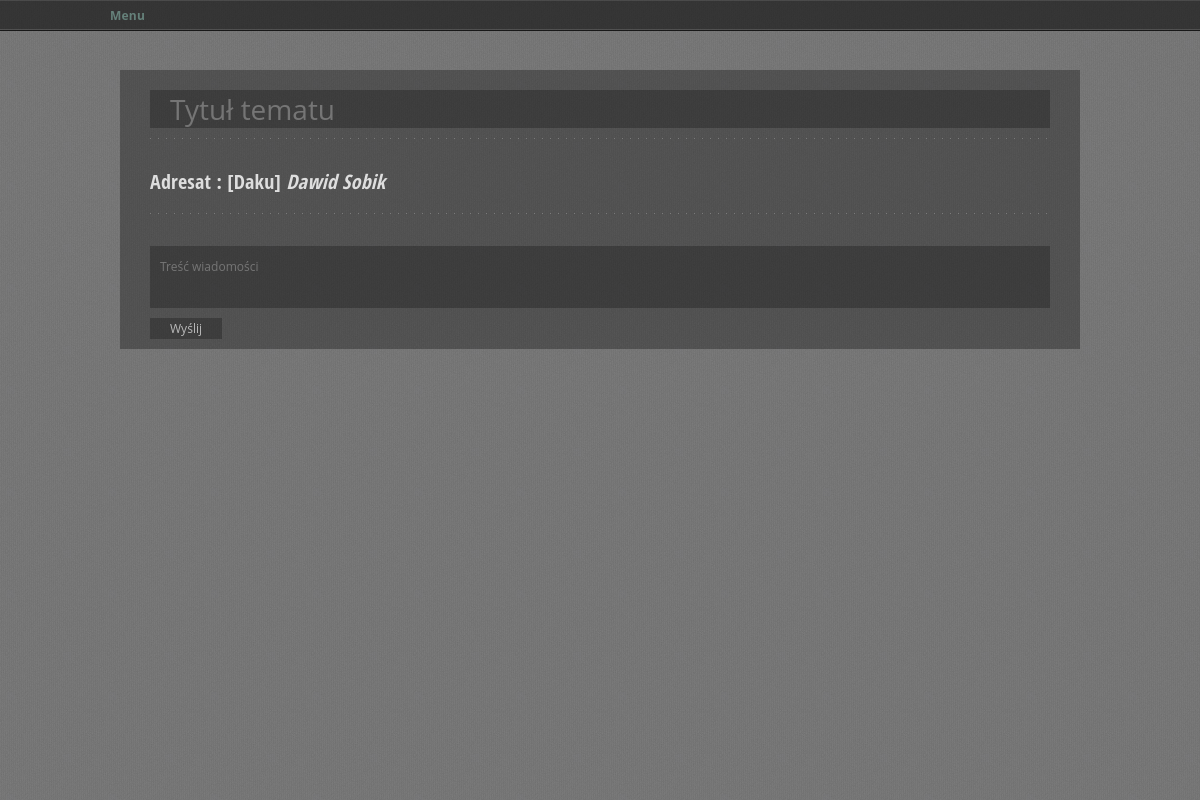
Screenshot of /private_html/index.php?id=temat&strona=napisz&uid=1 (signed in) with the database file from the repository.
### tables this page shows
CREATE TABLE IF NOT EXISTS `users` (
  `id` int(11) NOT NULL AUTO_INCREMENT,
  `username` varchar(255) NOT NULL DEFAULT '0',
  `password` varchar(255) NOT NULL DEFAULT '0',
  `email` text,
  `privilige` int(11) NOT NULL DEFAULT '2',
  `firmy` text,
  `imie` text NOT NULL,
  `nazwisko` text NOT NULL,
  `active` int(11) DEFAULT '1',
  PRIMARY KEY (`id`),
  UNIQUE KEY `id` (`id`)
);

### private_html/funkcje/db_connect.php (called while the page is built, shortened)
<?
class Db {
    protected static $connection;
    public function connect() {
        if(!isset(self::$connection)) {
			$path = __DIR__."/../../config.ini";
            $config = parse_ini_file($path);
            if($database == '')
				self::$connection = new mysqli('localhost',$config['username'],$config['password'],$config['dbname']);
			else
				self::$connection = new mysqli('localhost',$config['username'],$config['password'],$database);
			self::$connection->set_charset("utf8");
        }
        return self::$connection;
    }
    public function query($query) {
        $connection = $this -> connect();
        $result = $connection -> query($query);
        return $result;
    }
}
?>

### private_html/temat/napisz.php (the view, shortened to what this page needs)
<?
	$db = new Db();
	$db->connect();
	$id = $_GET['uid'];
	$query = 	"SELECT imie, nazwisko, username FROM users where id = '$id'";
	$result = $db->query($query);
	while($row = $result->fetch_array())
		$rows[] = $row;
?>
<div class="admin_panel">
	<div id="content">
	<? if(!$_POST)
	{
		?>
		<form method="POST" action="">
		<input type="text" name="tytul" placeholder="Tytuł tematu" required>
		<hr>
		<?
		foreach($rows as $row)
		{
			echo '<h3>Adresat : ['.$rows[0]["username"].']<i> '.$rows[0]["imie"].' '.$rows[0]["nazwisko"].'</i></h3>';
		}
		?>
		<hr>
		<textarea class="animated" name="tresc" data-autoresize placeholder="Treść wiadomości" required></textarea>
		<input type="submit" value="Wyślij"/>
		</form>
	<? } ?>
	</div>
</div>

### private_html/style/style.css (style rules this page uses)
html, body, div, span, applet, object, iframe, h1, h2, h3, h4, h5, h6, p, blockquote, pre, a, acronym, address, big, cite, code, del, dfn, em, font, img, ins, kbd, q, s, samp, small, strike, strong, tt, var, b, u, i, center, dl, dt, dd, ol, ul, li, fieldset, form, label, legend { margin:0; padding:0; border:0; outline:0; font-size:100%; vertical-align:baseline; background:transparent }
body { line-height:1 }
body { -webkit-font-smoothing: antialiased; -webkit-text-size-adjust: 100%; font-family: 'Open Sans', sans-serif; font-weight: 400; font-size: 12px; line-height: 21px; letter-spacing: 0.2px; color: #b9b9b9; }
input, textarea { background: rgba(0, 0, 0, 0.25); border: none; color: #b9b9b9; font-family: 'Open Sans', sans-serif; font-weight: 400; font-size: 12px; line-height: 21px; -webkit-box-sizing: border-box; -moz-box-sizing: border-box; box-sizing: border-box; }
h1, h2, h3, h4, h5, h6 { font-family: 'Open Sans Condensed', sans-serif; color: #dedede; margin-bottom: 20px; }
h3 { font-size: 20px; line-height: 22px; }
hr { border: none; background: transparent url(images/line.png) repeat-x; height: 3px; margin-top: 10px; margin-bottom: 30px; }

### private_html/style/admin_panel.css (style rules this page uses)
.admin_panel { display:block; background-color:rgba(0,0,0,0.3); }
.admin_panel div#content { display:block;overflow:hidden;padding: 10px 30px; }
.admin_panel #content input { padding:0 20px; }
.admin_panel input { background: rgba(0, 0, 0, 0.25); border: none; color: #b9b9b9; font-family: 'Open Sans', sans-serif; font-weight: 400; font-size: 12px; line-height: 21px; -webkit-box-sizing: border-box; -moz-box-sizing: border-box; box-sizing: border-box; margin: 0; margin-top: 10px; }
.admin_panel input[type="button"], input[type="submit"], input[type="reset"], input[type="file"]::-webkit-file-upload-button, button { padding: 1px 6px; }

### private_html/style/tematy.css (style rules this page uses)
input[name="tytul"] { width:100%; font-size:28px; }
textarea[name="tresc"] { border: 0 none white; overflow: hidden; outline: none; box-sizing: border-box; resize: none; width:100%; padding:10px; }

### rows the page displays
users: username "Daku", imie "Dawid", nazwisko "Sobik"
